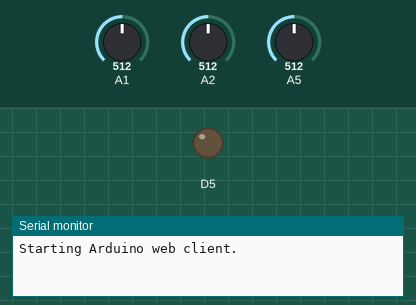
The sketch below on a simulated Arduino MKR. Shown: output pins drawn as LEDs (lit = HIGH), the last lines printed to the serial monitor. The test bench sets the inputs (shaded band); at power-on: A1 = 512, A2 = 512, A5 = 512. Not simulated (calls return 0 or success): secrets.h.

Above: at 0.1 s.
At 20.1 s:
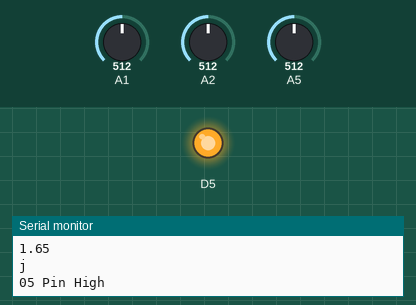
Timing chart, 0 to 21.6 s (numbered marks = the images above):
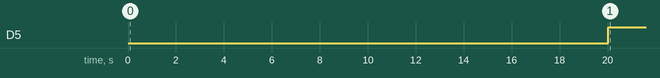

Measured:
- by itself, D5: LOW → HIGH at 20.0 s

The sketch:

GSM.ino
```cpp
/*
Writes a value to a channel on ThingSpeak every 20 seconds.

Hardware: Arduino MKR GSM 1400

!!! IMPORTANT - Modify the secrets.h file for this project with your network connection and ThingSpeak channel details. !!!

Note:
  - Requires MKRGSM library.
  - Reqires GSM access (SIM card or credentials).

  ThingSpeak ( https://www.thingspeak.com ) is an analytic IoT platform service that allows you to aggregate, visualize, and
  analyze live data streams in the cloud.

*/


#include "ThingSpeak.h"
#include <MKRGSM.h>
#include "secrets.h"


const char GPRS_APN[]      = SECRET_GPRS_APN;
const char GPRS_LOGIN[]    = SECRET_GPRS_LOGIN;
const char GPRS_PASSWORD[] = SECRET_GPRS_PASS;

GSMClient client;
GPRS gprs;
GSM gsmAccess;
GSMScanner scannerNetworks;

String apiKey = "0AGCPVZ34ZLRKRV8";
unsigned long myChannelNumber = SECRET_CH_ID;
const char * myWriteAPIKey = SECRET_WRITE_APIKEY;
const char* server = "api.thingspeak.com";
int duration=15;//delay between each data measurement and uploading

float voltage=0;
int h=0;


void setup() {
  Serial.begin(115200);  //Initialize serial port
  pinMode(05, OUTPUT);
  digitalWrite(05, LOW);
  Serial.println("Starting Arduino web client.");
  boolean connected = false;

  while (!connected) {
    if ((gsmAccess.begin() == GSM_READY) &&
      (gprs.attachGPRS(GPRS_APN, GPRS_LOGIN, GPRS_PASSWORD) == GPRS_READY)) {
      connected = true;
      //delay(1000);
    } else {
      Serial.println("Not connected");
      //delay(1000);
    }
  }

    Serial.println("connected");
    // wait 10 seconds for connection:
    delay(1000);
    ThingSpeak.begin(client);  // Initialize ThingSpeak
}

void loop()

{
    Serial.println("New Msg");
    float A= analogRead(A5);
    float v1 = A * (3.3/ 1023.0)*1000;
    //Serial.println("v1");
    //Serial.println(v1);

    float B= analogRead(A1);
    float v2 = B * (3.3/ 1023.0)*1000;
    //Serial.println("v2");
    //Serial.println(v2);

    float d_v=v1-v2;
    //Serial.println("d_v");
    //Serial.println(d_v);


    float I=d_v/10.1;
    //Serial.println("I");
    //Serial.println(I);

    // Measure Signal Strength
    String d=scannerNetworks.getSignalStrength();

  h=h+1;
  // set the fields with the values
  ThingSpeak.setField(1, d);
  ThingSpeak.setField(2, h);
  ThingSpeak.setField(3, I);

  // write to the ThingSpeak channel
  int x = ThingSpeak.writeFields(myChannelNumber, myWriteAPIKey);
  if(x == 200){
    Serial.println("Channel update successful.");
  }
  else{
    Serial.println("Problem updating channel. HTTP error code " + String(x));
  }
 if (h == 3)
     {
      Serial.println("h");
      digitalWrite(05, HIGH);
      Serial.println("05 Pin High");
      delay(5000);
      }

 Serial.println("Waiting for Next Message");
 int j=0;
  for (int i=0;i<=duration*10;i++)
  {
    float p= analogRead(A2);
    voltage = p * (3.3/ 1023.0);
    Serial.println("voltage");
    Serial.println(voltage);
    delay(100);

    if (h == 2 && voltage < 2.8)
    {
      j=j+1;
      if (j>2)
      {
      Serial.println("j");
      digitalWrite(05, HIGH);
      Serial.println("05 Pin High");
      delay(5000);
      }
    }
    else
    {
    digitalWrite(05, LOW);
    }
  }
  // thingspeak needs minimum 15 sec delay between updates

}
```
